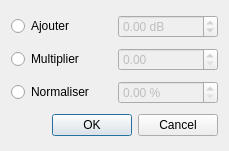
<?xml version="1.0" encoding="UTF-8"?>
<ui version="4.0">
 <class>ToolChangeVolume_gui</class>
 <widget class="QWidget" name="ToolChangeVolume_gui">
  <property name="geometry">
   <rect>
    <x>0</x>
    <y>0</y>
    <width>229</width>
    <height>151</height>
   </rect>
  </property>
  <property name="windowTitle">
   <string notr="true">Form</string>
  </property>
  <layout class="QGridLayout" name="gridLayout">
   <item row="0" column="0">
    <widget class="QRadioButton" name="radioAdd">
     <property name="text">
      <string>Ajouter</string>
     </property>
    </widget>
   </item>
   <item row="0" column="1">
    <widget class="QDoubleSpinBox" name="doubleSpinAdd">
     <property name="enabled">
      <bool>false</bool>
     </property>
     <property name="suffix">
      <string> dB</string>
     </property>
     <property name="minimum">
      <double>-200.000000000000000</double>
     </property>
     <property name="maximum">
      <double>200.000000000000000</double>
     </property>
    </widget>
   </item>
   <item row="1" column="0">
    <widget class="QRadioButton" name="radioMultiply">
     <property name="text">
      <string>Multiplier</string>
     </property>
    </widget>
   </item>
   <item row="1" column="1">
    <widget class="QDoubleSpinBox" name="doubleSpinMultiply">
     <property name="enabled">
      <bool>false</bool>
     </property>
     <property name="maximum">
      <double>10.000000000000000</double>
     </property>
     <property name="singleStep">
      <double>0.100000000000000</double>
     </property>
    </widget>
   </item>
   <item row="2" column="0">
    <widget class="QRadioButton" name="radioNormalize">
     <property name="text">
      <string>Normaliser</string>
     </property>
    </widget>
   </item>
   <item row="2" column="1">
    <widget class="QDoubleSpinBox" name="doubleSpinNormalize">
     <property name="enabled">
      <bool>false</bool>
     </property>
     <property name="suffix">
      <string> %</string>
     </property>
     <property name="decimals">
      <number>2</number>
     </property>
     <property name="maximum">
      <double>100.000000000000000</double>
     </property>
    </widget>
   </item>
   <item row="3" column="0" colspan="2">
    <widget class="QDialogButtonBox" name="buttonBox">
     <property name="orientation">
      <enum>Qt::Horizontal</enum>
     </property>
     <property name="standardButtons">
      <set>QDialogButtonBox::Cancel|QDialogButtonBox::Ok</set>
     </property>
    </widget>
   </item>
  </layout>
 </widget>
 <resources/>
 <connections/>
</ui>
